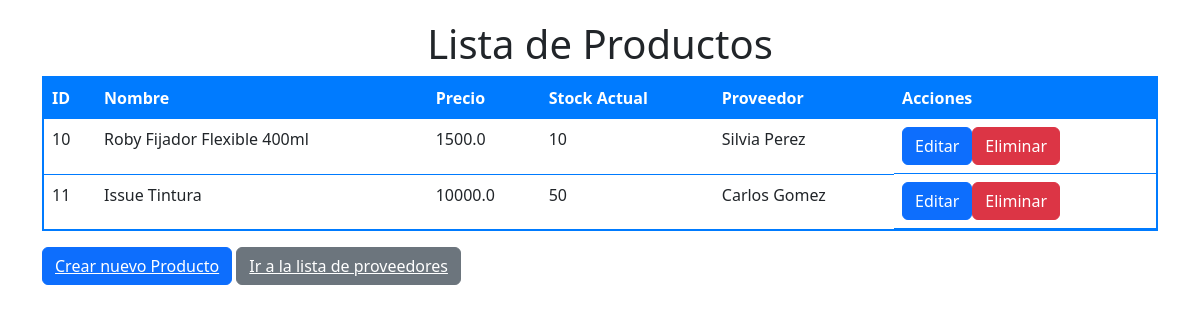
The page / on the database its author committed.
### trabajofinal/models.py (models this page shows, shortened)
class Producto(models.Model):
    nombre = models.CharField(max_length=100)
    precio = models.FloatField()
    stock_actual = models.IntegerField()
    proveedor = models.ForeignKey(Proveedor, on_delete=models.CASCADE)

class Proveedor(models.Model):
    nombre = models.CharField(max_length=100)
    apellido = models.CharField(max_length=100)
    dni = models.IntegerField()

### trabajofinal/views.py (the view)
# urls.py: path('', views.mostrar_productos, name='mostrar_productos'),
def mostrar_productos(request):
    productos = Producto.objects.all()
    return render(request, 'lista_producto.html', {'productos': productos})

### trabajofinal/templates/lista_producto.html (shortened to what this page needs)
{% load static %}
<!DOCTYPE html>
<html lang="en">
<head>
    <link href="https://cdn.jsdelivr.net/npm/bootstrap@5.3.0-alpha1/dist/css/bootstrap.min.css" rel="stylesheet">
</head>
<body>
    <div class="container tabla-container">
        <h1 class="text-center">Lista de Productos</h1>
        <div class="tab">
            <table class="table">
                <thead class="tab">
                    <tr>
                        <th>ID</th>
                        <th>Nombre</th>
                        <th>Precio</th>
                        <th>Stock Actual</th>
                        <th>Proveedor</th>
                        <th>Acciones</th>
                    </tr>
                </thead>
                <tbody>
                    {% for producto in productos %}
                    <tr>
                        <td>{{ producto.id }}</td>
                        <td>{{ producto.nombre }}</td>
                        <td>{{ producto.precio }}</td>
                        <td>{{ producto.stock_actual }}</td>
                        <td>{{ producto.proveedor.nombre }} {{ producto.proveedor.apellido }}</td>
                        <td class="accion">
                            <form method="post" action="{% url 'update_producto' producto.id %}">
                                <button type="submit" class="btn btn-primary">Editar</button>
                            </form>
                            <form method="post" action="{% url 'borrarProducto' producto.id %}">
                                <button type="submit" class="btn btn-danger">Eliminar</button>
                            </form>
                        </td>
                    </tr>
                    {% endfor %}
                </tbody>
            </table>
        </div>
        <button class="btn btn-primary"><a href="{% url 'crear_producto' %}" style="color: white;">Crear nuevo Producto</a></button>
        <button class="btn btn-secondary"><a href="{% url 'mostrar_proveedor' %}" style="color: white;">Ir a la lista de proveedores</a></button>
    </div>
</body>
</html>

### trabajofinal/templates/lista_producto.html (style rules this page uses)
.tabla-container { margin-top: 20px; }
.tabla-container table { border: 2px solid #007bff; }
.tabla-container thead th { background-color: #007bff; color: white; }
.accion { display: flex; }

### rows shown on the page
Producto: id "10", nombre "Roby Fijador Flexible 400ml", precio "1500.0", stock_actual "10", proveedor.nombre "Silvia", proveedor.apellido "Perez"
Producto: id "11", nombre "Issue Tintura", precio "10000.0", stock_actual "50", proveedor.nombre "Carlos", proveedor.apellido "Gomez"
